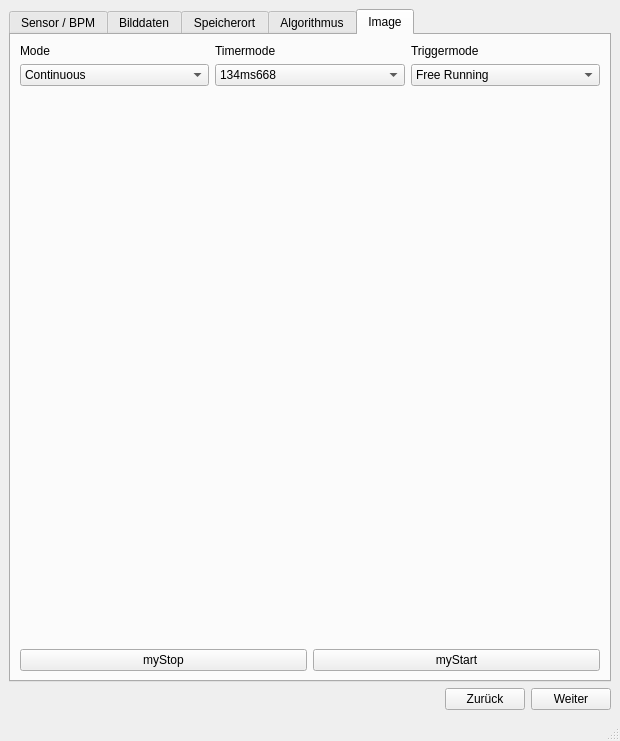
<?xml version="1.0" encoding="UTF-8"?>
<ui version="4.0">
 <class>MainWindow</class>
 <widget class="QMainWindow" name="MainWindow">
  <property name="geometry">
   <rect>
    <x>0</x>
    <y>0</y>
    <width>620</width>
    <height>741</height>
   </rect>
  </property>
  <property name="mouseTracking">
   <bool>false</bool>
  </property>
  <property name="windowTitle">
   <string>Pixelfehler Korrektur</string>
  </property>
  <widget class="QWidget" name="centralwidget">
   <layout class="QVBoxLayout" name="verticalLayout_6">
    <item>
     <layout class="QVBoxLayout" name="verticalLayout">
      <item>
       <widget class="QTabWidget" name="tabWidget">
        <property name="enabled">
         <bool>true</bool>
        </property>
        <property name="currentIndex">
         <number>4</number>
        </property>
        <property name="usesScrollButtons">
         <bool>false</bool>
        </property>
        <widget class="QWidget" name="tabBPM">
         <attribute name="title">
          <string>Sensor / BPM</string>
         </attribute>
         <layout class="QVBoxLayout" name="verticalLayout_4">
          <item>
           <layout class="QHBoxLayout" name="horizontalLayout_6">
            <item>
             <widget class="QLabel" name="labelSensorChoose">
              <property name="text">
               <string>Sensor auswählen:</string>
              </property>
             </widget>
            </item>
            <item>
             <widget class="QComboBox" name="comboBoxBPMSensor"/>
            </item>
           </layout>
          </item>
          <item>
           <layout class="QHBoxLayout" name="horizontalLayout_7">
            <item>
             <widget class="QLabel" name="labelBPMchoose">
              <property name="text">
               <string>Bad-Pixel-Map auswählen:</string>
              </property>
             </widget>
            </item>
            <item>
             <widget class="QComboBox" name="comboBoxBPMBPM">
              <property name="enabled">
               <bool>true</bool>
              </property>
             </widget>
            </item>
           </layout>
          </item>
          <item>
           <layout class="QHBoxLayout" name="horizontalLayout_11">
            <item>
             <widget class="QPushButton" name="pushButtonBPMNeuerSensor">
              <property name="text">
               <string>Neuer Sensor erstellen ...</string>
              </property>
             </widget>
            </item>
            <item>
             <widget class="QPushButton" name="pushButtonBPMSensorLaden">
              <property name="text">
               <string>Sensoren laden ...</string>
              </property>
             </widget>
            </item>
            <item>
             <widget class="QPushButton" name="pushButtonBPMSensorSpeichern">
              <property name="text">
               <string>Sensoren exportieren ...</string>
              </property>
             </widget>
            </item>
           </layout>
          </item>
          <item>
           <layout class="QHBoxLayout" name="horizontalLayout_10">
            <item>
             <widget class="QPushButton" name="pushButtonBPMVorschau">
              <property name="text">
               <string>BPM-Vorschau an</string>
              </property>
             </widget>
            </item>
            <item>
             <widget class="QPushButton" name="pushButtonBPMSensorLoeschen">
              <property name="text">
               <string>Gewählter Sensor löschen</string>
              </property>
             </widget>
            </item>
            <item>
             <widget class="QPushButton" name="pushButtonBPMBPMLoeschen">
              <property name="text">
               <string>Gewählte BPM löschen</string>
              </property>
             </widget>
            </item>
           </layout>
          </item>
          <item>
           <widget class="QTextEdit" name="textEditBPM">
            <property name="font">
             <font>
              <pointsize>14</pointsize>
             </font>
            </property>
            <property name="verticalScrollBarPolicy">
             <enum>Qt::ScrollBarAsNeeded</enum>
            </property>
            <property name="readOnly">
             <bool>true</bool>
            </property>
            <property name="html">
             <string>&lt;!DOCTYPE HTML PUBLIC &quot;-//W3C//DTD HTML 4.0//EN&quot; &quot;http://www.w3.org/TR/REC-html40/strict.dtd&quot;&gt;
&lt;html&gt;&lt;head&gt;&lt;meta name=&quot;qrichtext&quot; content=&quot;1&quot; /&gt;&lt;style type=&quot;text/css&quot;&gt;
p, li { white-space: pre-wrap; }
&lt;/style&gt;&lt;/head&gt;&lt;body style=&quot; font-family:'MS Shell Dlg 2'; font-size:14pt; font-weight:400; font-style:normal;&quot;&gt;
&lt;p style=&quot;-qt-paragraph-type:empty; margin-top:0px; margin-bottom:0px; margin-left:0px; margin-right:0px; -qt-block-indent:0; text-indent:0px; font-family:'.AppleSystemUIFont'; font-size:13pt;&quot;&gt;&lt;br /&gt;&lt;/p&gt;&lt;/body&gt;&lt;/html&gt;</string>
            </property>
           </widget>
          </item>
         </layout>
        </widget>
        <widget class="QWidget" name="tabBilddaten">
         <attribute name="title">
          <string>Bilddaten</string>
         </attribute>
         <layout class="QVBoxLayout" name="verticalLayout_3">
          <item>
           <widget class="QComboBox" name="comboBox">
            <item>
             <property name="text">
              <string>Bilder von Ordner importieren</string>
             </property>
            </item>
            <item>
             <property name="text">
              <string>Bilder von Detektor importieren</string>
             </property>
            </item>
           </widget>
          </item>
          <item>
           <layout class="QHBoxLayout" name="horizontalLayout_2">
            <item>
             <widget class="QLabel" name="labelBilddaten">
              <property name="text">
               <string>Ordner der Bilddaten:</string>
              </property>
             </widget>
            </item>
            <item>
             <widget class="QLineEdit" name="lineEditBilddatenDurchsuchen">
              <property name="readOnly">
               <bool>false</bool>
              </property>
             </widget>
            </item>
            <item>
             <widget class="QPushButton" name="pushButtonBilddatenOrdnerDurchsuchen">
              <property name="text">
               <string>Durchsuchen ...</string>
              </property>
             </widget>
            </item>
           </layout>
          </item>
          <item>
           <layout class="QHBoxLayout" name="horizontalLayout_3">
            <item>
             <widget class="QCheckBox" name="checkBoxBilddaten">
              <property name="enabled">
               <bool>true</bool>
              </property>
              <property name="text">
               <string>Unterordner auch importieren</string>
              </property>
             </widget>
            </item>
            <item>
             <widget class="QPushButton" name="pushButtonBilddatenImportieren">
              <property name="enabled">
               <bool>true</bool>
              </property>
              <property name="text">
               <string>Bilder importieren</string>
              </property>
             </widget>
            </item>
           </layout>
          </item>
          <item>
           <widget class="QTableWidget" name="tableWidgetBilddaten">
            <property name="enabled">
             <bool>true</bool>
            </property>
            <property name="editTriggers">
             <set>QAbstractItemView::NoEditTriggers</set>
            </property>
            <property name="selectionMode">
             <enum>QAbstractItemView::ExtendedSelection</enum>
            </property>
            <property name="selectionBehavior">
             <enum>QAbstractItemView::SelectRows</enum>
            </property>
            <property name="showGrid">
             <bool>true</bool>
            </property>
            <property name="sortingEnabled">
             <bool>true</bool>
            </property>
            <column>
             <property name="text">
              <string>Dateiname</string>
             </property>
            </column>
            <column>
             <property name="text">
              <string>Auflösung</string>
             </property>
            </column>
            <column>
             <property name="text">
              <string>Anzahl Bilder</string>
             </property>
            </column>
            <column>
             <property name="text">
              <string>Farbtiefe</string>
             </property>
            </column>
            <column>
             <property name="text">
              <string>Pfad</string>
             </property>
            </column>
           </widget>
          </item>
          <item>
           <layout class="QHBoxLayout" name="horizontalLayout_5">
            <item>
             <widget class="QPushButton" name="pushButtonBilddatenAdd">
              <property name="text">
               <string>Elemente hinzufügen ...</string>
              </property>
             </widget>
            </item>
            <item>
             <widget class="QPushButton" name="pushButtonBilddatenDelete">
              <property name="text">
               <string>Element löschen</string>
              </property>
             </widget>
            </item>
            <item>
             <widget class="QPushButton" name="pushButtonBilddatenDeleteAll">
              <property name="text">
               <string>Gesamte Liste löschen</string>
              </property>
             </widget>
            </item>
           </layout>
          </item>
         </layout>
        </widget>
        <widget class="QWidget" name="tabSpeicherort">
         <attribute name="title">
          <string>Speicherort</string>
         </attribute>
         <layout class="QVBoxLayout" name="verticalLayout_5">
          <item>
           <layout class="QHBoxLayout" name="horizontalLayout_4">
            <item>
             <widget class="QLabel" name="label_3">
              <property name="text">
               <string>Zielverzeichnis:</string>
              </property>
             </widget>
            </item>
            <item>
             <widget class="QLineEdit" name="lineEditSpeicherort">
              <property name="readOnly">
               <bool>false</bool>
              </property>
             </widget>
            </item>
            <item>
             <widget class="QPushButton" name="pushButtonSpeicherortDurchsuchen">
              <property name="text">
               <string>Durchsuchen ...</string>
              </property>
             </widget>
            </item>
           </layout>
          </item>
         </layout>
        </widget>
        <widget class="QWidget" name="tabAlgorithmus">
         <attribute name="title">
          <string>Algorithmus</string>
         </attribute>
         <layout class="QVBoxLayout" name="verticalLayout_2">
          <item>
           <widget class="QCheckBox" name="checkBoxAlgorithmusSuchen">
            <property name="text">
             <string>Neue Pixelfehler suchen</string>
            </property>
           </widget>
          </item>
          <item>
           <widget class="QGroupBox" name="groupBoxSuchen">
            <property name="title">
             <string/>
            </property>
            <layout class="QVBoxLayout" name="verticalLayout_8">
             <item>
              <widget class="QCheckBox" name="checkBoxAlgorithmusSchwellwertfilter">
               <property name="text">
                <string>Schwellwertfilter</string>
               </property>
              </widget>
             </item>
             <item>
              <widget class="QCheckBox" name="checkBoxAlgorithmusDynamic">
               <property name="text">
                <string>Dynamic-Check</string>
               </property>
              </widget>
             </item>
             <item>
              <widget class="QCheckBox" name="checkBoxAlgorithmusWindow">
               <property name="text">
                <string>Moving-Window</string>
               </property>
              </widget>
             </item>
             <item>
              <layout class="QHBoxLayout" name="horizontalLayout_9">
               <item>
                <spacer name="horizontalSpacer_5">
                 <property name="orientation">
                  <enum>Qt::Horizontal</enum>
                 </property>
                 <property name="sizeHint" stdset="0">
                  <size>
                   <width>40</width>
                   <height>20</height>
                  </size>
                 </property>
                </spacer>
               </item>
               <item>
                <widget class="QPushButton" name="pushButtonAlgorithmusSuchenEinstellungen">
                 <property name="text">
                  <string>Weitere Einstellungen ...</string>
                 </property>
                </widget>
               </item>
              </layout>
             </item>
            </layout>
           </widget>
          </item>
          <item>
           <widget class="Line" name="line">
            <property name="orientation">
             <enum>Qt::Horizontal</enum>
            </property>
           </widget>
          </item>
          <item>
           <widget class="QCheckBox" name="checkBoxAlgorithmusKorrigieren">
            <property name="text">
             <string>Bilddaten korrigieren</string>
            </property>
           </widget>
          </item>
          <item>
           <widget class="QGroupBox" name="groupBoxKorrigieren">
            <property name="title">
             <string/>
            </property>
            <layout class="QVBoxLayout" name="verticalLayout_7">
             <item>
              <widget class="QRadioButton" name="radioButtonAlgorithmusNachbar">
               <property name="text">
                <string>Nachbar-Verfahren</string>
               </property>
               <property name="checked">
                <bool>true</bool>
               </property>
              </widget>
             </item>
             <item>
              <widget class="QRadioButton" name="radioButtonAlgorithmusGradient">
               <property name="text">
                <string>Gradient-Verfahren</string>
               </property>
              </widget>
             </item>
             <item>
              <widget class="QRadioButton" name="radioButtonAlgorithmusNagao">
               <property name="text">
                <string>Nagao</string>
               </property>
              </widget>
             </item>
             <item>
              <layout class="QHBoxLayout" name="horizontalLayout_8">
               <item>
                <spacer name="horizontalSpacer_2">
                 <property name="orientation">
                  <enum>Qt::Horizontal</enum>
                 </property>
                 <property name="sizeHint" stdset="0">
                  <size>
                   <width>299</width>
                   <height>20</height>
                  </size>
                 </property>
                </spacer>
               </item>
               <item>
                <widget class="QPushButton" name="pushButtonAlgorithmusKorrigierenEinstellungen">
                 <property name="text">
                  <string>Weitere Einstellungen ...</string>
                 </property>
                </widget>
               </item>
              </layout>
             </item>
             <item>
              <widget class="Line" name="line_2">
               <property name="orientation">
                <enum>Qt::Horizontal</enum>
               </property>
              </widget>
             </item>
             <item>
              <widget class="QCheckBox" name="checkBoxAlgorithmusFFK">
               <property name="text">
                <string>zusätzlich Flat-Field-Korrektur</string>
               </property>
              </widget>
             </item>
            </layout>
           </widget>
          </item>
          <item>
           <widget class="Line" name="line_3">
            <property name="orientation">
             <enum>Qt::Horizontal</enum>
            </property>
           </widget>
          </item>
          <item>
           <widget class="QCheckBox" name="checkBoxRohbilderSpeichern">
            <property name="text">
             <string>Rohbilder speichern</string>
            </property>
           </widget>
          </item>
          <item>
           <spacer name="verticalSpacer">
            <property name="orientation">
             <enum>Qt::Vertical</enum>
            </property>
            <property name="sizeHint" stdset="0">
             <size>
              <width>20</width>
              <height>40</height>
             </size>
            </property>
           </spacer>
          </item>
         </layout>
        </widget>
        <widget class="QWidget" name="tabImage">
         <attribute name="title">
          <string>Image</string>
         </attribute>
         <layout class="QVBoxLayout" name="verticalLayout_9">
          <item>
           <layout class="QHBoxLayout" name="horizontalLayout_13">
            <item>
             <widget class="QLabel" name="label_2">
              <property name="text">
               <string>Mode</string>
              </property>
             </widget>
            </item>
            <item>
             <widget class="QLabel" name="label_4">
              <property name="text">
               <string>Timermode</string>
              </property>
             </widget>
            </item>
            <item>
             <widget class="QLabel" name="label_5">
              <property name="text">
               <string>Triggermode</string>
              </property>
             </widget>
            </item>
           </layout>
          </item>
          <item>
           <layout class="QHBoxLayout" name="horizontalLayout_12">
            <item>
             <widget class="QComboBox" name="comboBoxMode">
              <property name="sizePolicy">
               <sizepolicy hsizetype="Preferred" vsizetype="Maximum">
                <horstretch>0</horstretch>
                <verstretch>0</verstretch>
               </sizepolicy>
              </property>
              <item>
               <property name="text">
                <string>Continuous</string>
               </property>
              </item>
              <item>
               <property name="text">
                <string>Single Shot</string>
               </property>
              </item>
              <item>
               <property name="text">
                <string>Sequence</string>
               </property>
              </item>
             </widget>
            </item>
            <item>
             <widget class="QComboBox" name="comboBoxTimermode">
              <property name="sizePolicy">
               <sizepolicy hsizetype="Preferred" vsizetype="Maximum">
                <horstretch>0</horstretch>
                <verstretch>0</verstretch>
               </sizepolicy>
              </property>
              <item>
               <property name="text">
                <string>134ms668</string>
               </property>
              </item>
              <item>
               <property name="text">
                <string>200ms</string>
               </property>
              </item>
              <item>
               <property name="text">
                <string>400ms</string>
               </property>
              </item>
              <item>
               <property name="text">
                <string>800ms</string>
               </property>
              </item>
              <item>
               <property name="text">
                <string>1s600</string>
               </property>
              </item>
              <item>
               <property name="text">
                <string>3s200</string>
               </property>
              </item>
              <item>
               <property name="text">
                <string>6s400</string>
               </property>
              </item>
              <item>
               <property name="text">
                <string>12s800</string>
               </property>
              </item>
             </widget>
            </item>
            <item>
             <widget class="QComboBox" name="comboBoxTriggermode">
              <property name="sizePolicy">
               <sizepolicy hsizetype="Preferred" vsizetype="Maximum">
                <horstretch>0</horstretch>
                <verstretch>0</verstretch>
               </sizepolicy>
              </property>
              <item>
               <property name="text">
                <string>Free Running</string>
               </property>
              </item>
              <item>
               <property name="text">
                <string>Ext. Trigger</string>
               </property>
              </item>
              <item>
               <property name="text">
                <string>Int. Trigger</string>
               </property>
              </item>
              <item>
               <property name="text">
                <string>Soft Trigger</string>
               </property>
              </item>
              <item>
               <property name="text">
                <string>Auto Trigger</string>
               </property>
              </item>
             </widget>
            </item>
           </layout>
          </item>
          <item>
           <widget class="QLabel" name="mylabel">
            <property name="sizePolicy">
             <sizepolicy hsizetype="Expanding" vsizetype="Expanding">
              <horstretch>0</horstretch>
              <verstretch>0</verstretch>
             </sizepolicy>
            </property>
            <property name="text">
             <string/>
            </property>
            <property name="scaledContents">
             <bool>true</bool>
            </property>
           </widget>
          </item>
          <item>
           <layout class="QHBoxLayout" name="horizontalLayout_17">
            <item>
             <widget class="QPushButton" name="myStop">
              <property name="text">
               <string>myStop</string>
              </property>
             </widget>
            </item>
            <item>
             <widget class="QPushButton" name="myStart">
              <property name="text">
               <string>myStart</string>
              </property>
             </widget>
            </item>
           </layout>
          </item>
         </layout>
        </widget>
       </widget>
      </item>
      <item>
       <layout class="QHBoxLayout" name="horizontalLayout">
        <item>
         <spacer name="horizontalSpacer">
          <property name="orientation">
           <enum>Qt::Horizontal</enum>
          </property>
          <property name="sizeHint" stdset="0">
           <size>
            <width>40</width>
            <height>20</height>
           </size>
          </property>
         </spacer>
        </item>
        <item>
         <widget class="QPushButton" name="pushButtonMainBack">
          <property name="text">
           <string>Zurück</string>
          </property>
         </widget>
        </item>
        <item>
         <widget class="QPushButton" name="pushButtonMainForward">
          <property name="text">
           <string>Weiter</string>
          </property>
          <property name="default">
           <bool>false</bool>
          </property>
         </widget>
        </item>
       </layout>
      </item>
     </layout>
    </item>
   </layout>
  </widget>
  <widget class="QMenuBar" name="menubar">
   <property name="geometry">
    <rect>
     <x>0</x>
     <y>0</y>
     <width>620</width>
     <height>21</height>
    </rect>
   </property>
  </widget>
  <widget class="QStatusBar" name="statusbar"/>
 </widget>
 <tabstops>
  <tabstop>lineEditBilddatenDurchsuchen</tabstop>
  <tabstop>pushButtonBilddatenOrdnerDurchsuchen</tabstop>
  <tabstop>checkBoxBilddaten</tabstop>
  <tabstop>pushButtonBilddatenImportieren</tabstop>
  <tabstop>tableWidgetBilddaten</tabstop>
  <tabstop>pushButtonBilddatenDelete</tabstop>
  <tabstop>pushButtonBilddatenDeleteAll</tabstop>
  <tabstop>lineEditSpeicherort</tabstop>
  <tabstop>pushButtonSpeicherortDurchsuchen</tabstop>
  <tabstop>pushButtonMainBack</tabstop>
  <tabstop>pushButtonMainForward</tabstop>
 </tabstops>
 <resources>
  <include location="test.qrc"/>
 </resources>
 <connections/>
</ui>
